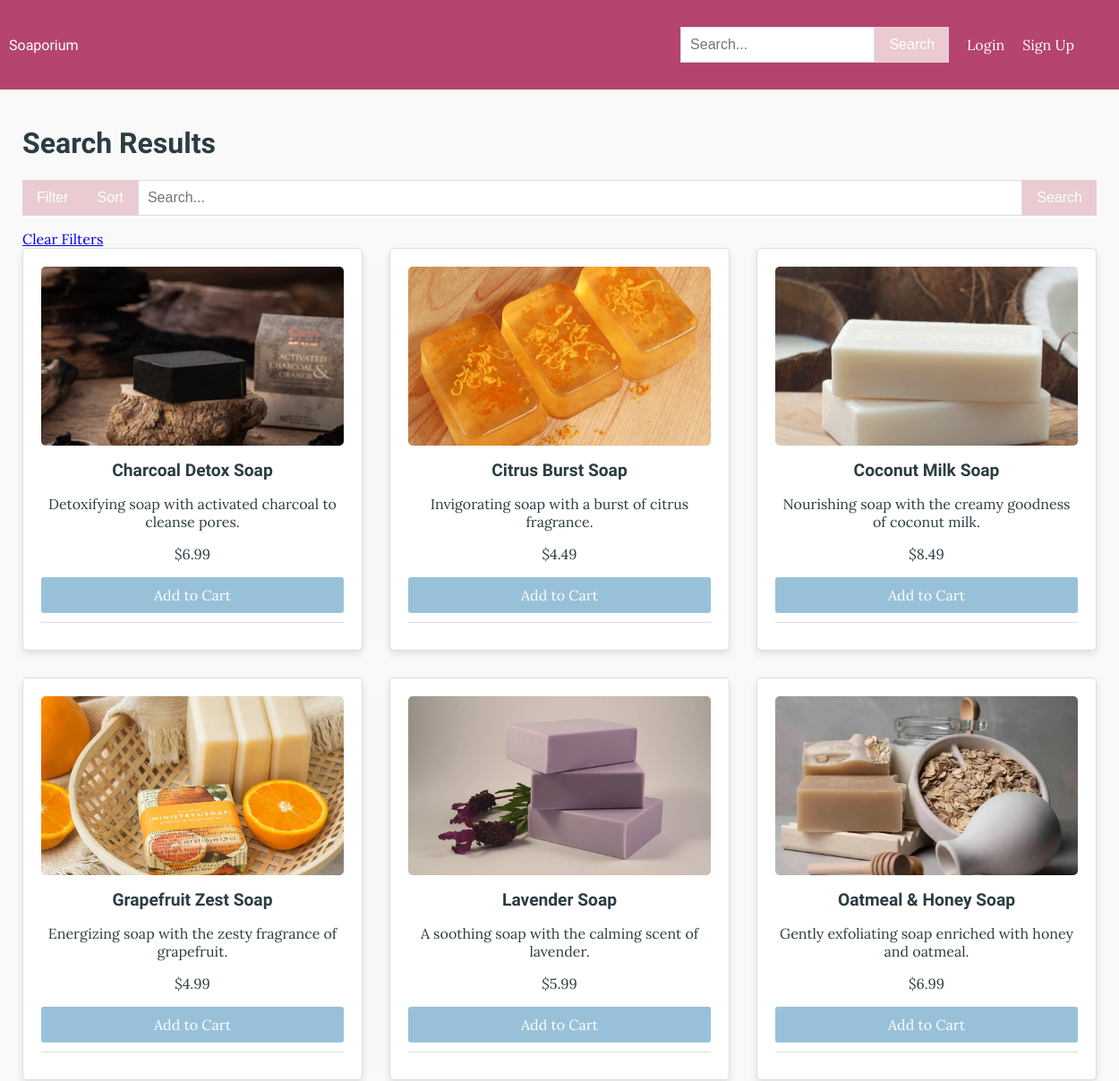
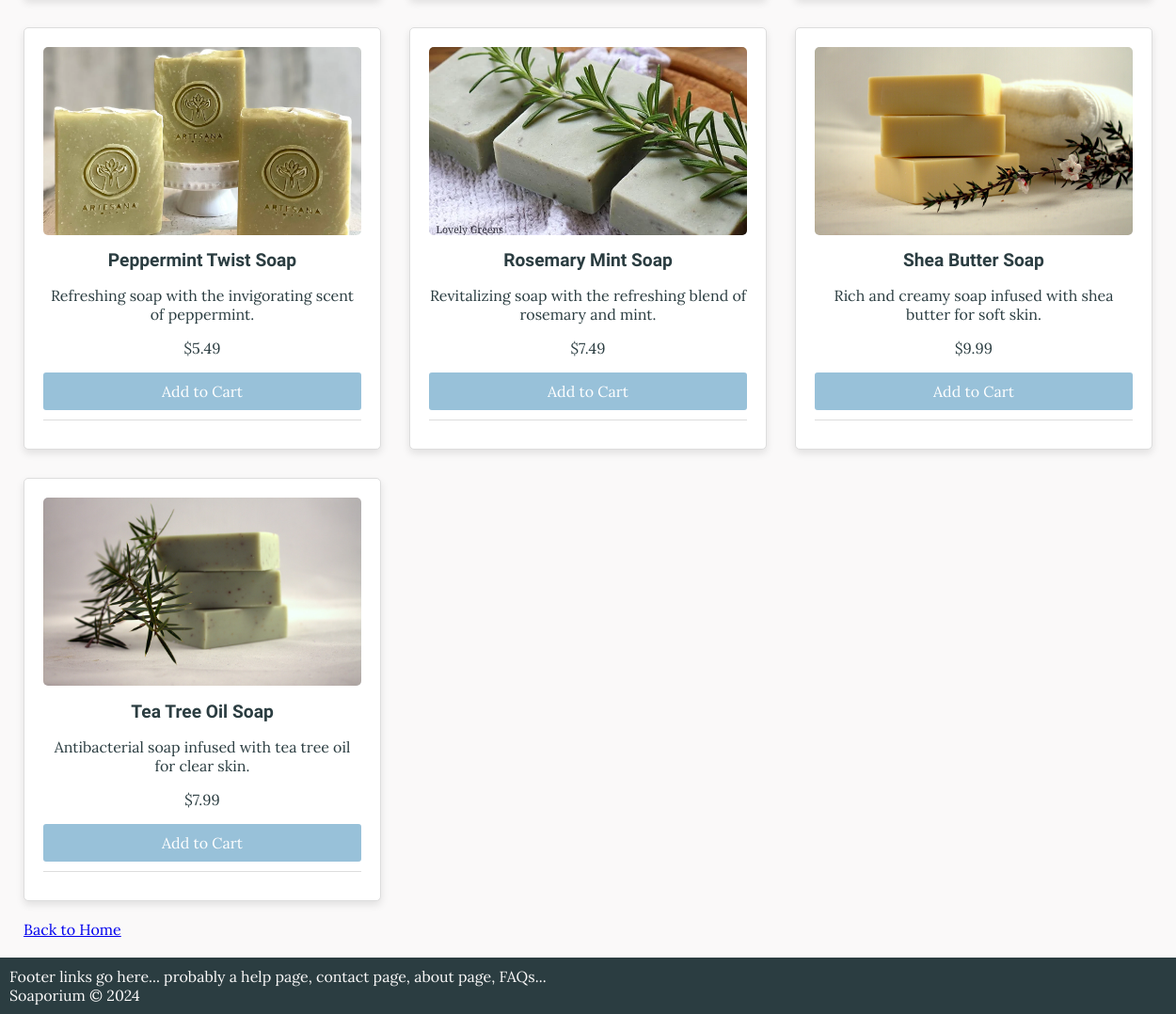
Screenshot of /search with the database file from the repository (2 pictures, top to bottom).
### tables this page shows
CREATE TABLE Soap (soapid INTEGER PRIMARY KEY AUTOINCREMENT, name TEXT NOT NULL, description TEXT, brand TEXT, price REAL NOT NULL, type TEXT, picture TEXT);

### routes.py (the view, shortened to what this page needs)
@app.route("/search", methods=["GET", "POST"])
def search():
    search_term = request.args.get("search_term", "").strip()
    filter_option = request.args.get("filter", "").strip()
    sort_option = request.args.get("sort", "").strip()
    conn = sqlite3.connect("Soap.db")
    sql = "SELECT * FROM Soap WHERE name LIKE ?"
    params = [f"%{search_term}%"]
    if sort_option:
        if sort_option == "relevance":
            pass
        elif sort_option == "ascending":
            sql += " ORDER BY price ASC"
        elif sort_option == "descending":
            sql += " ORDER BY price DESC"
        elif sort_option == "alpha":
            sql += " ORDER BY name ASC"
    else:
        sql += " ORDER BY name ASC"
    results = conn.execute(sql, params).fetchall()
    conn.close()
    return render_template("search.html",
                           results=results, search_term=search_term,
                           filter_option=filter_option,
                           sort_option=sort_option)

### routes.py (called while the page is built, shortened)
@app.context_processor
def inject_user_firstname():
    user_firstname = None
    userid = session.get("userid")
    return dict(user_firstname=user_firstname)

### templates/search.html (shortened to what this page needs)
{% extends "layout.html" %}
{% block content %}
<div class="search-results-container">
    <h1>Search Results</h1>
    <form action="{{ url_for('search') }}" method="get" class="search-form">
        <div class="input-wrapper">
            <li class="filter-dropdown">
                <button class="filter-button">Filter</button>
            </li>
            <li class="sort-dropdown">
                <button class="sort-button">Sort</button>
            </li>
            <input type="text" name="search_term" placeholder="Search..." value="{{ search_term }}">
            <button type="submit" class="search-button">Search</button>
        </div>
    </form>
    <li class="clear-filters">
        <a href="{{ url_for('search', search_term=search_term) }}">Clear Filters</a>
    </li>
    {% if results and results|length > 0 %}
    <ul class="results-list">
        {% for item in results %}
        <li class="result-item">
            <div class="soap-info">
                <img src="{{ item[6] }}" alt="{{ item[1] }}" class="item-image">
                <h2>{{ item[1] }}</h2>
                <p class="description">{{ item[2] }}</p>
                <p class="price">${{ item[4] }}</p>
            </div>
            <a href="{{ url_for('add_to_cart', soapid=item[0]) }}" class="add-to-cart">Add to Cart</a>
            <hr>
        </li>
        {% endfor %}
    </ul>
    {% else %}
    <p class="no-results">No results found</p>
    {% endif %}
    <a href="{{ url_for('home') }}" class="back-to-home">Back to Home</a>
</div>
{% endblock %}

### templates/layout.html (shortened to what this page needs)
<!DOCTYPE html>
<html lang="en">
<head>
    <link rel="stylesheet" href="{{ url_for('static', filename='styles.css') }}">
</head>
<body>
    <div class="top-bar">
        <a href="{{ url_for('home') }}" class="home-link">Soaporium</a>
        <nav class="navbar">
            <ul class="nav-links">
                <li class="search-bar">
                    <form action="{{ url_for('search') }}" method="get">
                        <div class="input-wrapper">
                        <input type="text" name="search_term" placeholder="Search...">
                        <button type="submit">Search</button>
                        </div>
                    </form>
                </li>
                {% if session.get("userid") %}
                <li><a href="{{ url_for('view_current_cart') }}">Cart</a></li>
                <li class="user-dropdown">
                    <button class="user-dropdown-btn">Hi, {{ user_firstname }}</button>
                    <ul class="dropdown-content">
                        <li><a href="{{ url_for('userinfo', userid=session.get("userid")) }}">User Info</a></li>
                        <li><a href="{{ url_for('logout') }}">Sign Out</a></li>
                    </ul>
                </li>
                {% else %}
                <li><a href="{{ url_for('login') }}">Login</a></li>
                <li><a href="{{ url_for('signup') }}">Sign Up</a></li>
                {% endif %}
            </ul>
        </nav>
    </div>
    <div class="content">
        {% block content %}{% endblock %}
    </div>
    <div class="footer">
        <p>Footer links go here... probably a help page, contact page, about page, FAQs...</p>
        <p>Soaporium &COPY; 2024</p>
    </div>
</body>
</html>

### static/styles.css (style rules this page uses)
body { font-family: 'Lora', serif; margin: 0; padding: 0; background-color: #faf9f9; color: #2b3d41; display: flex; flex-direction: column; min-height: 100vh; }
h1, h2, h3, h4, h5, h6, .home-link { font-family: 'Rock Salt', cursive; }
ul, li { list-style-type: none; margin: 0; padding: 0; }
.top-bar { height: 5em; background-color: #b5446e; color: #fff; padding: 10px; display: flex; justify-content: space-between; align-items: center; }
.home-link, .nav-links li a { color: #fff; text-decoration: none; }
.navbar { background-color: #b5446e; color: #fff; display: flex; justify-content: space-between; align-items: center; padding: 0 20px; }
.nav-links { display: flex; align-items: center; flex-wrap: wrap; }
.nav-links li { margin-right: 20px; }
.search-form { margin-bottom: 1em; }
.search-bar { flex-grow: 1; max-width: 300px; }
.search-bar input[type="text"], .search-form input[type="text"] { padding: 10px; font-size: 16px; border: 1px solid #ddd; width: 100%; box-sizing: border-box; }
.input-wrapper { display: flex; align-items: center; width: 100%; }
.input-wrapper input { flex-grow: 1; padding-right: 40px; }
.input-wrapper button { width: auto; padding: 10px 15px; background-color: #eacbd2; color: #fff; border: 1px solid #eacbd2; cursor: pointer; font-size: 16px; flex-shrink: 0; }
.footer { background-color: #2b3d41; padding: 10px; color: #faf9f9; margin-top: auto; flex-shrink: 0; }
.footer p { margin: 0; }
.search-results-container { width: 100%; max-width: 1200px; margin: 0 auto; padding: 20px; }
.results-list { display: grid; grid-template-columns: repeat(auto-fit, minmax(300px, 1fr)); gap: 30px; padding: 0; margin: 0; }
.result-item { box-sizing: border-box; background-color: #fff; border: 1px solid #ddd; border-radius: 5px; padding: 20px; box-shadow: 0 4px 8px rgba(0, 0, 0, 0.1); text-align: center; display: flex; flex-direction: column; justify-content: space-between; height: 100%; }
.result-item p { margin-bottom: 1em; }
.result-item h2 { font-size: 1.2em; }
.item-image { display: block; width: 100%; height: 200px; object-fit: cover; border-radius: 5px; margin-bottom: 10px; }
.description, .price { margin: 10px 0; font-size: 1em; }
.add-to-cart, .user-dropdown-btn { display: inline-block; padding: 10px 20px; font-size: 16px; background-color: #98c1d9; color: #fff; border: none; border-radius: 3px; cursor: pointer; text-decoration: none; }
hr { width: 100%; border: 0; border-top: 1px solid #ddd; margin: 10px 0; }
.back-to-home { display: block; margin-top: 20px; text-decoration: underline; }
.filter-dropdown, .sort-dropdown { position: relative; display: inline-block; }
@media (min-width: 1030px) { .results-list { grid-template-columns: repeat(3, 1fr); } }

### rows the page displays
Soap: picture (picture), name "Charcoal Detox Soap", description "Detoxifying soap with activated charcoal to cleanse pores.", price "6.99"
Soap: picture (picture), name "Citrus Burst Soap", description "Invigorating soap with a burst of citrus fragrance.", price "4.49"
Soap: picture (picture), name "Coconut Milk Soap", description "Nourishing soap with the creamy goodness of coconut milk.", price "8.49"
Soap: picture (picture), name "Grapefruit Zest Soap", description "Energizing soap with the zesty fragrance of grapefruit.", price "4.99"
Soap: picture (picture), name "Lavender Soap", description "A soothing soap with the calming scent of lavender.", price "5.99"
Soap: picture (picture), name "Oatmeal & Honey Soap", description "Gently exfoliating soap enriched with honey and oatmeal.", price "6.99"
Soap: picture (picture), name "Peppermint Twist Soap", description "Refreshing soap with the invigorating scent of peppermint.", price "5.49"
Soap: picture (picture), name "Rosemary Mint Soap", description "Revitalizing soap with the refreshing blend of rosemary and mint.", price "7.49"
Soap: picture (picture), name "Shea Butter Soap", description "Rich and creamy soap infused with shea butter for soft skin.", price "9.99"
Soap: picture (picture), name "Tea Tree Oil Soap", description "Antibacterial soap infused with tea tree oil for clear skin.", price "7.99"
